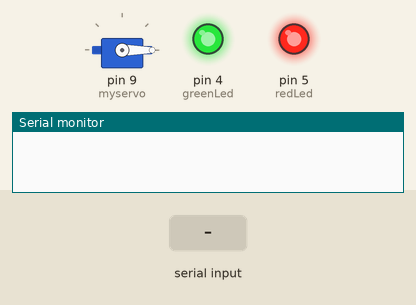
Simulated run of this sketch. Board: Arduino Uno, built with avr-gcc and run on an emulated ATmega328P. Shown: servo, output pins drawn as LEDs (lit = HIGH), the last lines printed to the serial monitor. The test bench sets the inputs (shaded band).

Above: at 1.2 s.
1.3 s: "AC" received over the second serial link
At 1.8 s:
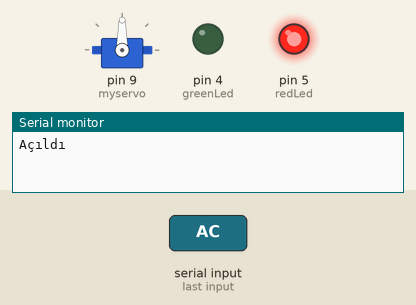
2.8 s: "KAPA" received over the second serial link
At 4.1 s:
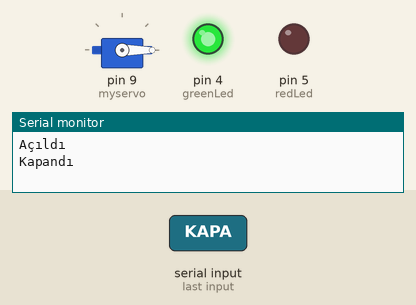
Timing chart, 0 to 5.8 s (numbered marks = the images above; inputs shaded):
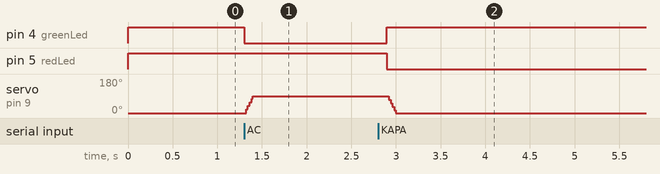

The sketch:

bluetooth_car.ino
```cpp
#include <Servo.h>
#include <SoftwareSerial.h>
SoftwareSerial hc06(6,7);
String cmd="";
int redLed =5;
int greenLed =4;
Servo myservo;
int speed = 1;

void setup(){
  Serial.begin(9600);
  hc06.begin(9600);
  myservo.attach(9);
  myservo.write(0);
  pinMode(redLed,OUTPUT);
  pinMode(greenLed,OUTPUT);
  digitalWrite(redLed,HIGH);
  digitalWrite(greenLed,HIGH);
}
void loop(){
  while(hc06.available()>0){
    cmd+=(char)hc06.read();
  }

  if(cmd!=""){
    if(cmd == "HIZLAN"){
      if(!(speed == 0)){}
      speed--;
      }
    else if(cmd == "YAVASLA"){
      speed++;
      }
    else if(cmd == "AC"){
      digitalWrite(redLed,HIGH);
      digitalWrite(greenLed,LOW);
      for(int pos = 0; pos <= 90; pos++){
        myservo.write(pos);
        delay(speed);
        }
      Serial.println("Açıldı");
      }
    else if(cmd == "KAPA"){
      digitalWrite(redLed,LOW);
      digitalWrite(greenLed,HIGH);
      for(int pos = 90; pos >= 0; pos--){
        myservo.write(pos);
        delay(speed);
        }
      Serial.println("Kapandı");
      }
  }
    cmd="";
    delay(100);
 }
```

Measured:
- after the input at 1.3 s, pin 4 (greenLed): HIGH → LOW at once; servo on pin 9 (myservo): 0° → 90° at once
- after the input at 2.8 s, pin 4 (greenLed): LOW → HIGH after 0.10 s; pin 5 (redLed): HIGH → LOW after 0.10 s; servo on pin 9 (myservo): 90° → 0° after 0.12 s
